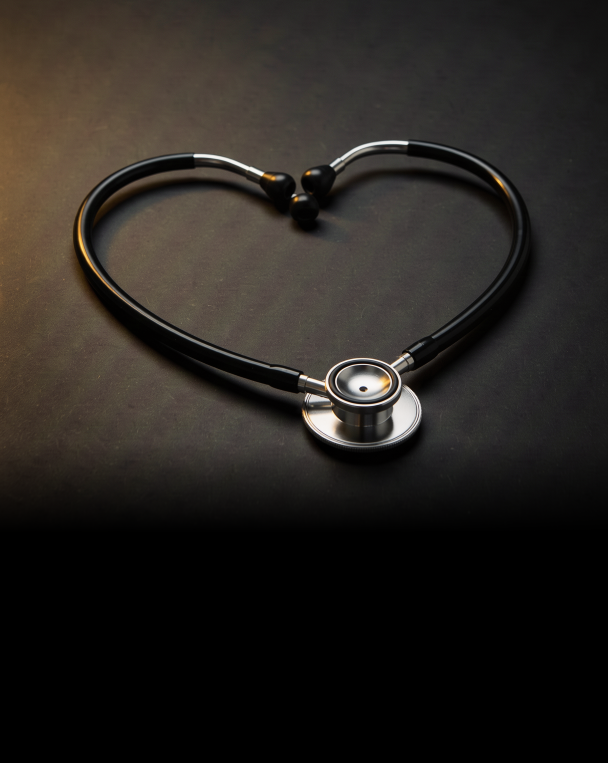
#> input picture fundos/estetoscopio-coracao.png, 1824 x 2288 px, given in place of estetoscopio-coracao.png.png, which was not available (shown at 1/3 size)
$ python -i build.py   (imports and definitions only)
#> lines starting #> are read from the running program, lines starting #| are printed output that depends on the picture; pictures that were not available may be replaced by others from this repository, and a replacement may not be noted
from pathlib import Path
from PIL import Image, ImageFilter
import numpy as np
from playwright.sync_api import sync_playwright
AQUI = Path(__file__).resolve().parent; REPO = AQUI.parents[1]; KIT = REPO
def grade(arq, fx=.5, tint=.4, brilho=1.0):
#> called with arq = '../../fundos/estetoscopio-coracao.png', fx = 0.5, tint = 0.4, brilho = 1
    im = Image.open(REPO/'fundos'/f'{arq}.png').convert('RGB')
#> im is the input picture: PIL image 1824x2288 RGB; mean R, G, B 39.5, 35.5, 31.5
    w, h = im.size; nw = int(w*1920/h)
#> after `w, h = im.size`: w = 1824; h = 2288
#> after `nw = int(w * 1920 / h)`: nw = 1530
    im = im.resize((nw, 1920), Image.LANCZOS)
#> im: PIL image 1530x1920 RGB
    x = int((nw-1080)*fx); im = im.crop((x, 0, x+1080, 1920)).filter(ImageFilter.UnsharpMask(1.5, 50, 2))
#> after `x = int((nw - 1080) * fx)`: x = 225
#> after `im = im.crop((x, 0, x + 1080, 1920)).filter(ImageFilter.UnsharpMask(1.`:
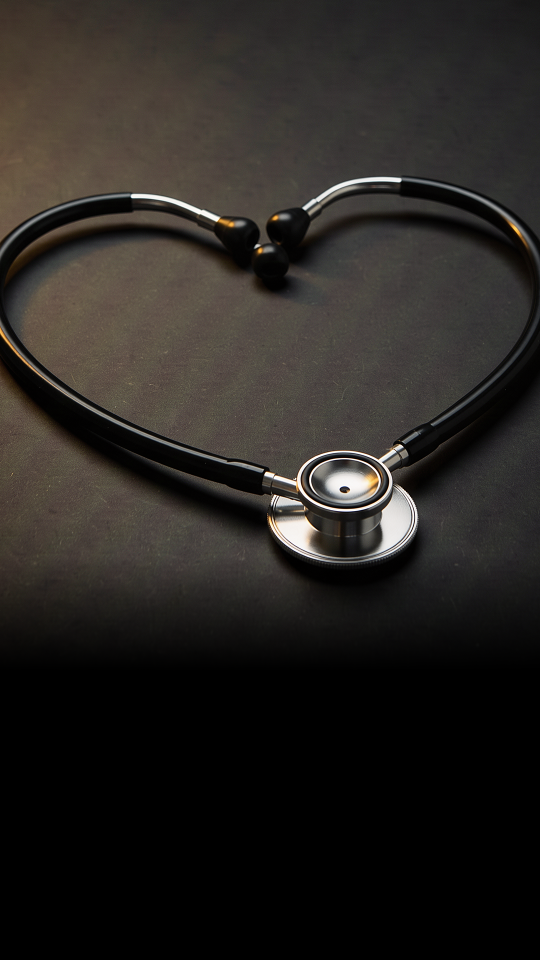
#> im: PIL image 1080x1920 RGB (shown at 1/2 size); mean R, G, B 40.1, 36.9, 33.7
    a = np.asarray(im).astype(float)/255; g = a.mean(2, keepdims=True)
    t = a*(1-tint) + (g*np.array([1, .82, .5])*1.1)*tint
    t = np.clip((t**.9)*brilho*np.array([1.04, 1.0, .9]), 0, 1)
    t = np.clip(t + np.random.default_rng(5).normal(0, .012, t.shape), 0, 1)
    dest = AQUI/f'_bg-{arq}-{int(fx*100)}.jpg'; Image.fromarray((t*255).astype('uint8')).save(dest, quality=93); return dest.as_uri()
#> after `dest = AQUI / f'_bg-{arq}-{int(fx * 100)}.jpg'`:
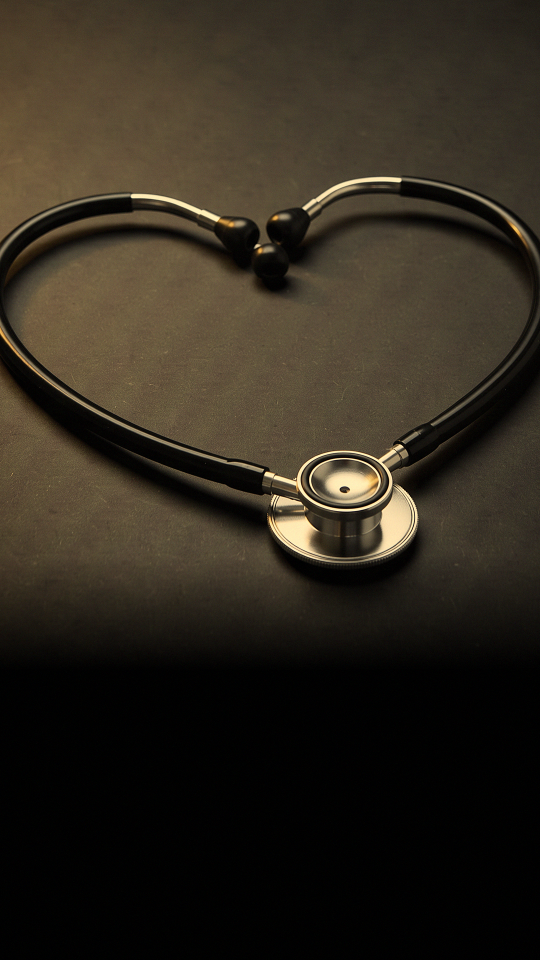
#> saved as estetoscopio-coracao.png-50.jpg: PIL image 1080x1920 RGB (shown at 1/2 size); mean R, G, B 47.6, 40.8, 30
CSS = """
@font-face{font-family:P;font-weight:500;src:url('FONTES/Poppins-Medium.ttf')}
@font-face{font-family:P;font-weight:700;src:url('FONTES/Poppins-Bold.ttf')}
*{margin:0;padding:0;box-sizing:border-box}
.s{width:1080px;height:1920px;position:relative;overflow:hidden;background:#000;font-family:P,sans-serif;color:#fff}
.bg{position:absolute;left:0;top:0;width:1080px}
.ov{position:absolute;inset:0}
.lg{position:absolute;left:50%;top:190px;height:130px;transform:translateX(-50%);mix-blend-mode:lighten;z-index:3}
.gold{background:linear-gradient(100deg,#c98a1a,#ffe27a 45%,#f5b82e 70%,#d98f1a);-webkit-background-clip:text;color:transparent}
.blk{position:absolute;left:80px;right:80px;z-index:3}
.blk::before{content:'';position:absolute;inset:-170px -90px -150px;background:radial-gradient(ellipse at center,rgba(0,0,0,.82) 0%,rgba(0,0,0,.7) 45%,rgba(0,0,0,0) 78%);z-index:-1}
.tag{font-size:30px;font-weight:700;letter-spacing:9px;color:#ffe27a;text-align:center}
.h{margin-top:22px;font-size:84px;font-weight:700;line-height:1.1;text-align:center;text-wrap:balance;text-shadow:0 4px 30px rgba(0,0,0,.7)}
.l{margin:30px auto;width:160px;height:8px;border-radius:5px;background:linear-gradient(90deg,#c98a1a,#ffe27a)}
.p{font-size:38px;font-weight:500;line-height:1.36;color:#f0e6cc;text-align:center;text-shadow:0 2px 16px rgba(0,0,0,.8)}
.btn{display:block;margin:44px auto 0;width:fit-content;padding:28px 66px;border-radius:80px;background:linear-gradient(100deg,#c98a1a,#ffe27a 50%,#e0a12a);color:#1a1205;font-size:42px;font-weight:700}
.av{position:absolute;left:90px;right:90px;bottom:360px;z-index:3;font-size:25px;line-height:1.3;color:#d9cfb5;text-align:center;text-shadow:0 2px 10px #000}
"""
AV = 'Carências, rede e valores variam por operadora e produto.'
def tela(bg, gi, corpo, av):
    return (f'<div class="s"><img class="bg" src="{bg}"><div class="ov" style="background:linear-gradient(180deg,rgba(0,0,0,.9) 0%,rgba(0,0,0,.4) 12%,rgba(0,0,0,0) 24%,rgba(0,0,0,0) {gi-14}%,rgba(0,0,0,.88) {gi+14}%,rgba(0,0,0,.97) 100%)"></div>'
            f'<img class="lg" src="MARCA/logo-horizontal.png">{corpo}' + (f'<div class="av">{AV}</div>' if av else '') + '</div>')
def B(top, tag, h, p='', btn=''):
    return (f'<div class="blk" style="top:{top}px"><div class="tag">{tag}</div><div class="h">{h}</div><div class="l"></div>'
            + (f'<div class="p">{p}</div>' if p else '') + (f'<div class="btn">{btn}</div>' if btn else '') + '</div>')
G = lambda t: f'<span class="gold">{t}</span>'
WA = 'Me chame no WhatsApp com a palavra'
# nome: (fundo, foco-x, brilho, gradiente, corpo, aviso)
T = {
 'seg-dica': ('agenda-data-circulada', .3, .9, 80, B(330, 'DICA RÁPIDA', f'Carência é o {G("tempo de espera.")}', f'Cada plano tem os seus prazos, e em alguns casos dá para buscar condições melhores. {WA} CARÊNCIA.', 'Link na bio ↑'), 1),
 'seg-feed': ('prev-envelopes-exames', .4, 1.0, 88, B(340, 'NO FEED AGORA', f'Exame de rotina: {G("quais e quando?")}', 'Passe os slides e salve.', 'Confira no feed'), 0),
 'ter-gestante': ('gestante-maos-barriga', .75, .9, 78, B(330, 'QUEM PLANEJA TER FILHOS', f'Plano {G("antes")} da gravidez.', f'Para o parto pelo plano, a carência pode chegar a 300 dias. Entrar grávida pode deixar o parto de fora. {WA} GESTANTE.', 'Link na bio ↑'), 1),
 'ter-reel': ('saude-outubro-rosa', .5, 1.0, 88, B(340, 'REEL NO AR', f'Outubro Rosa acaba. {G("O cuidado não.")}', 'Acabou de sair no feed.', 'Assista no feed'), 0),
 'qua-demissao': ('demissao-caixa-mesa', .4, .95, 80, B(330, 'E SE EU FOR DEMITIDO?', f'O plano da empresa {G("vai embora")} com o emprego.', f'Ter um plano só seu dá mais segurança numa emergência. {WA} PLANO.', 'Link na bio ↑'), 1),
 'qua-feed': ('mente-janela-chuva', .5, 1.0, 88, B(340, 'NO FEED AGORA', f'Saúde mental {G("também é saúde.")}', 'Um assunto que merece cuidado. Confira no feed.', 'Confira no feed'), 0),
 'qui-dica': ('pme-notebook-cafe', .3, .95, 80, B(330, 'DICA PARA MEI', f'MEI pode ter plano {G("empresarial.")}', f'O plano PME é a partir de 1 vida. Para MEI, o CNPJ precisa estar ativo há 180 dias. Outras condições variam por operadora. {WA} MEI.', 'Link na bio ↑'), 1),
 'qui-feed': ('07s2-mamografia', .5, 1.0, 88, B(340, 'NO FEED AGORA', f'Rastreio: {G("descobrir cedo")} faz diferença.', 'Confira no feed.', 'Confira no feed'), 0),
 'sex-dica': ('protecao-guarda-chuva', .35, .95, 80, B(330, 'DICA RÁPIDA', f'Plano é como um {G("guarda-chuva.")}', f'Você contrata antes da chuva. Quando o imprevisto chega, ele já está lá. {WA} PLANO.', 'Link na bio ↑'), 1),
 'sex-feed': ('prev-frutas-agua', .5, 1.0, 88, B(340, 'NO FEED AGORA', f'Obesidade não é {G("falta de força de vontade.")}', 'Confira no feed.', 'Confira no feed'), 0),
 'sab-dica': ('story-contrato-lupa', .5, .95, 80, B(330, '3 PERGUNTAS ANTES DE ASSINAR', f'Carência? Rede? {G("Reajuste?")}', f'Pergunte tudo e peça por escrito. {WA} PERGUNTAS.', 'Link na bio ↑'), 1),
 'sab-cena': ('pessoas-familia-silhueta-janela', .6, 1.0, 82, B(330, 'CENA DO DIA A DIA', f'Cuidar de quem você ama {G("começa antes.")}', 'Pensar no plano antes da emergência é cuidar da família.'), 1),
 'dom-feed': ('06s1-glicosimetro', .5, 1.0, 88, B(340, 'NO FEED AGORA', f'Diabetes pode não dar {G("sintoma no começo.")}', 'Confira no feed.', 'Confira no feed'), 0),
 'dom-leve': ('mente-cha-amanhecer', .6, .95, 88, B(340, 'BOA SEMANA', f'Segunda tem {G("mais dica.")}', 'Dúvida sobre plano de saúde? Me chame pelo link da bio.'), 0),
}
css = CSS.replace('FONTES', (KIT/'fontes').as_uri())
# [11 lines not run here, left out]

>>> result = grade('../../fundos/estetoscopio-coracao.png')

$ run again, on fundos/pessoas-consulta-medica.png
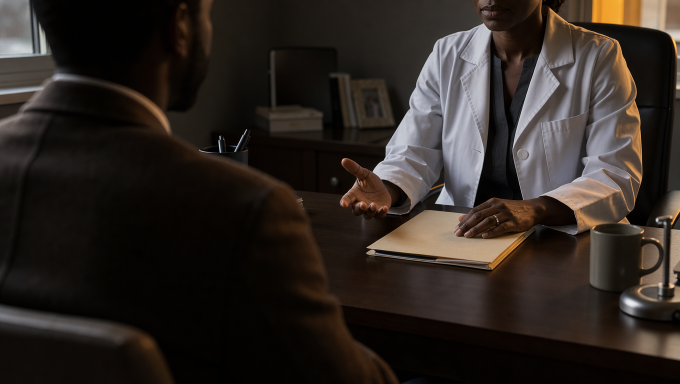
#> input picture fundos/pessoas-consulta-medica.png, 1360 x 768 px, given in place of pessoas-consulta-medica.png.png, which was not available (shown at 1/2 size)
#> in grade, im is the input picture: PIL image 1360x768 RGB; mean R, G, B 45.6, 38.3, 33.7
#> in grade, `g = a.mean(2, keepdims=True)`:
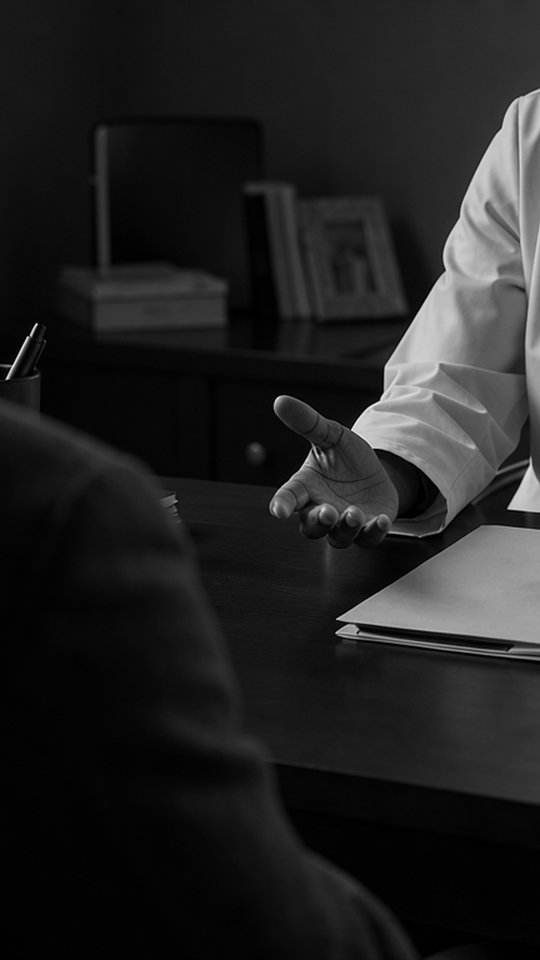
#> g: shape (1920, 1080, 1) float64 (shown at 1/2 size); min 0, max 1, mean 0.133
#> in grade, `t = np.clip((t**.9)*brilho*np.array([1.04, 1.0, .9]), 0, 1)`:
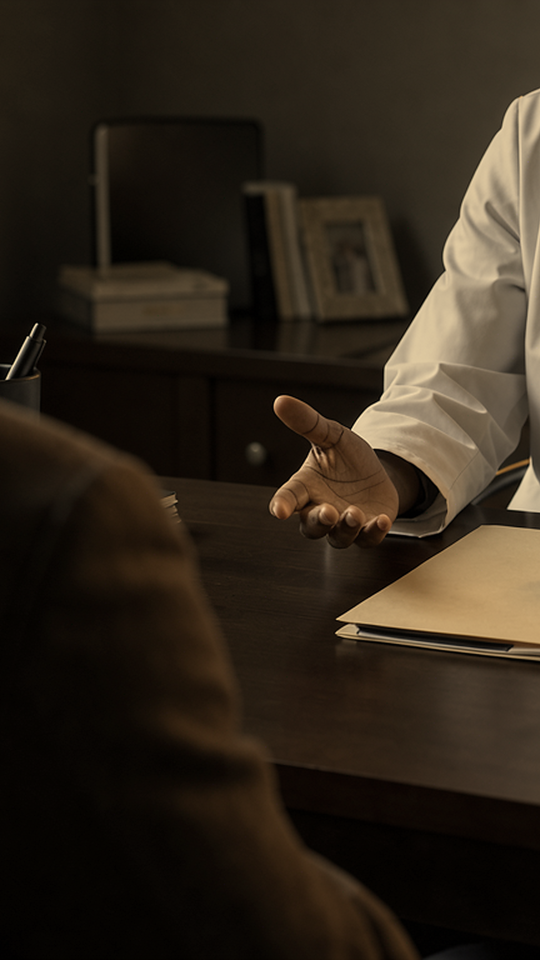
#> t: shape (1920, 1080, 3) float64 (shown at 1/2 size); mean R, G, B 0.184, 0.147, 0.103

$ run again, on fundos/pessoas-familia-silhueta-janela.png
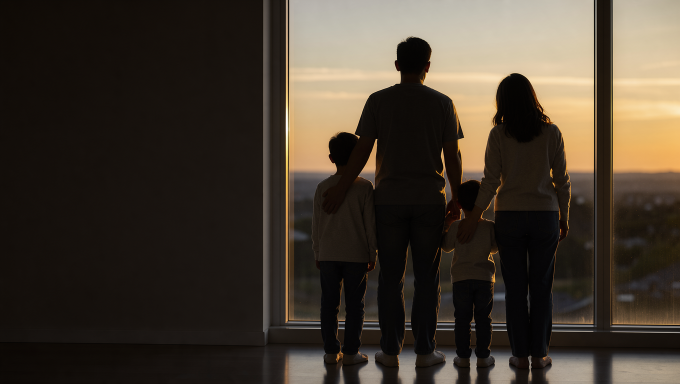
#> input picture fundos/pessoas-familia-silhueta-janela.png, 1360 x 768 px, given in place of pessoas-familia-silhueta-janela.png.png, which was not available (shown at 1/2 size)
#> in grade, im is the input picture: PIL image 1360x768 RGB; mean R, G, B 66.4, 57, 46
#> in grade, `g = a.mean(2, keepdims=True)`:
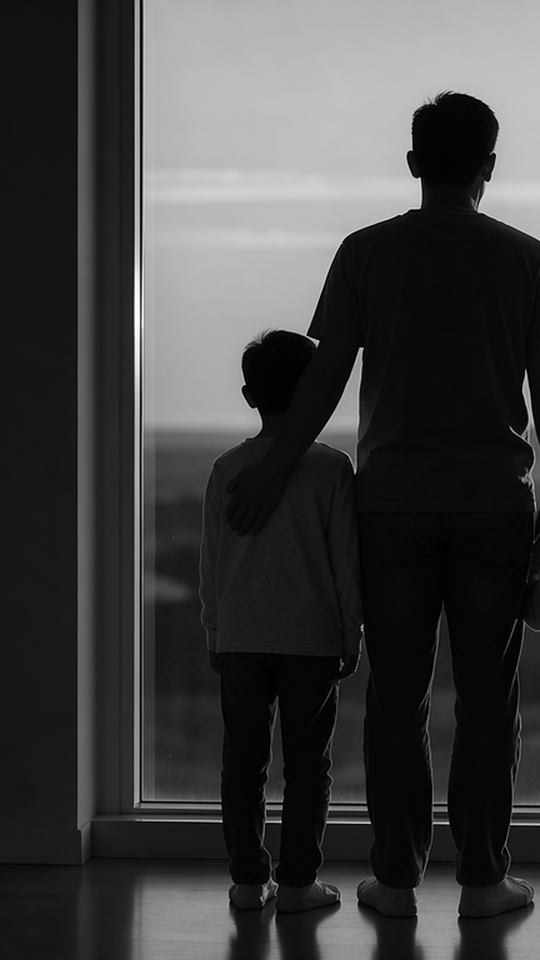
#> g: shape (1920, 1080, 1) float64 (shown at 1/2 size); min 0, max 1, mean 0.251
#> in grade, `t = np.clip((t**.9)*brilho*np.array([1.04, 1.0, .9]), 0, 1)`:
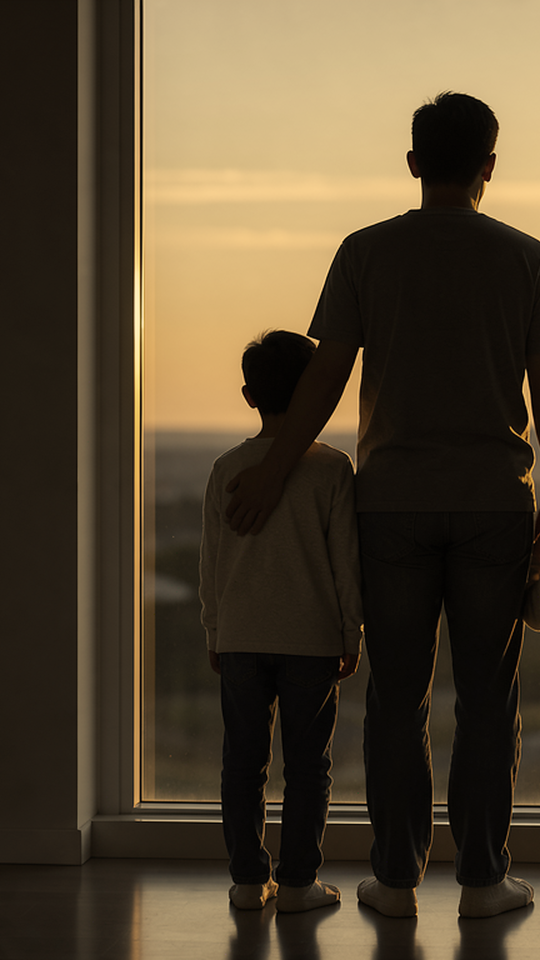
#> t: shape (1920, 1080, 3) float64 (shown at 1/2 size); mean R, G, B 0.318, 0.265, 0.185

$ run again, on fundos/pessoas-medindo-pressao.png
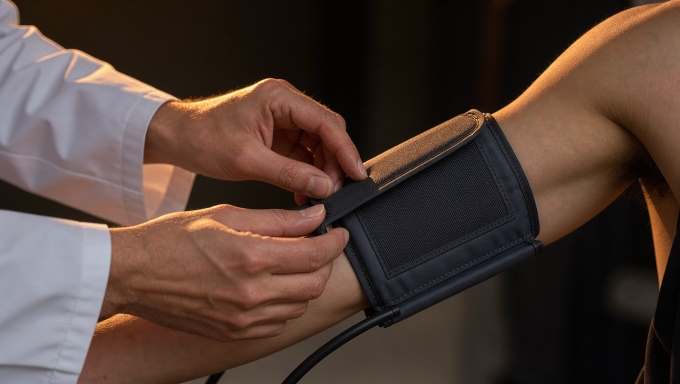
#> input picture fundos/pessoas-medindo-pressao.png, 1360 x 768 px, given in place of pessoas-medindo-pressao.png.png, which was not available (shown at 1/2 size)
#> in grade, im is the input picture: PIL image 1360x768 RGB; mean R, G, B 79.3, 61.1, 53.3
#> in grade, `im = im.crop((x, 0, x + 1080, 1920)).filter(ImageFilter.UnsharpMask(1.`:
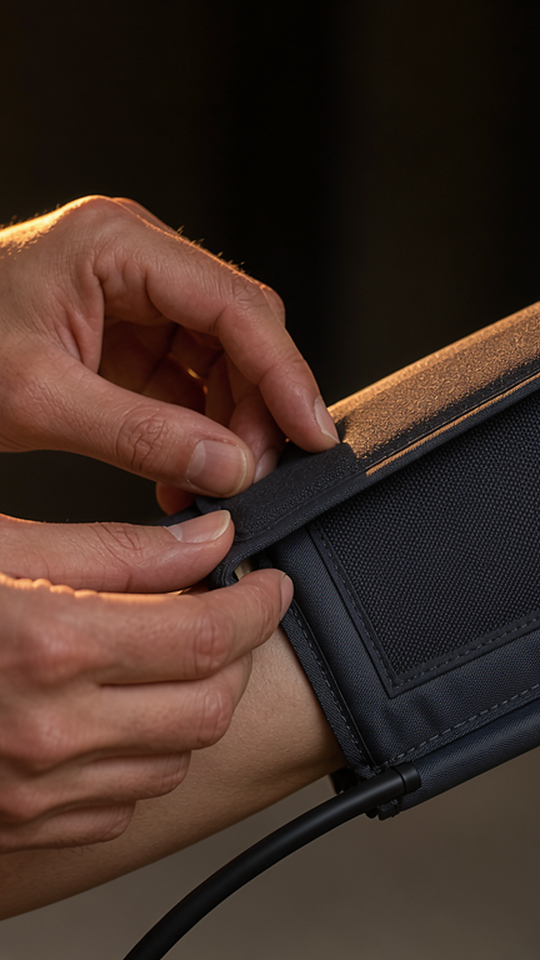
#> im: PIL image 1080x1920 RGB (shown at 1/2 size); mean R, G, B 64.8, 45.4, 37.2
#> in grade, `g = a.mean(2, keepdims=True)`:
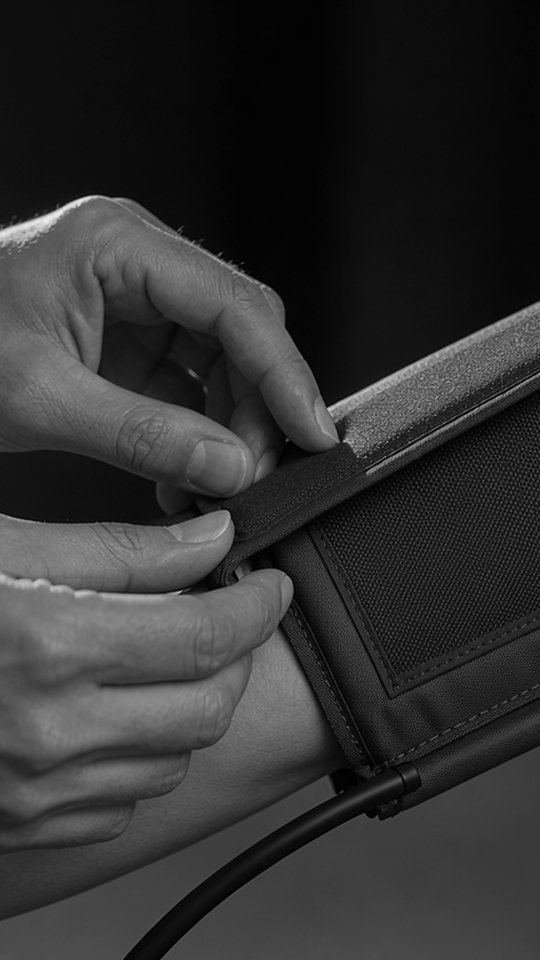
#> g: shape (1920, 1080, 1) float64 (shown at 1/2 size); min 0, max 0.933, mean 0.193
